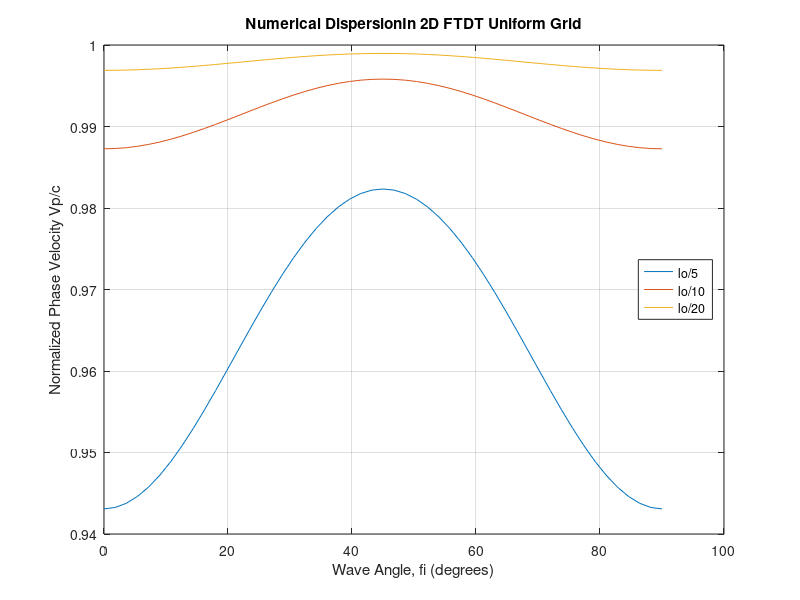
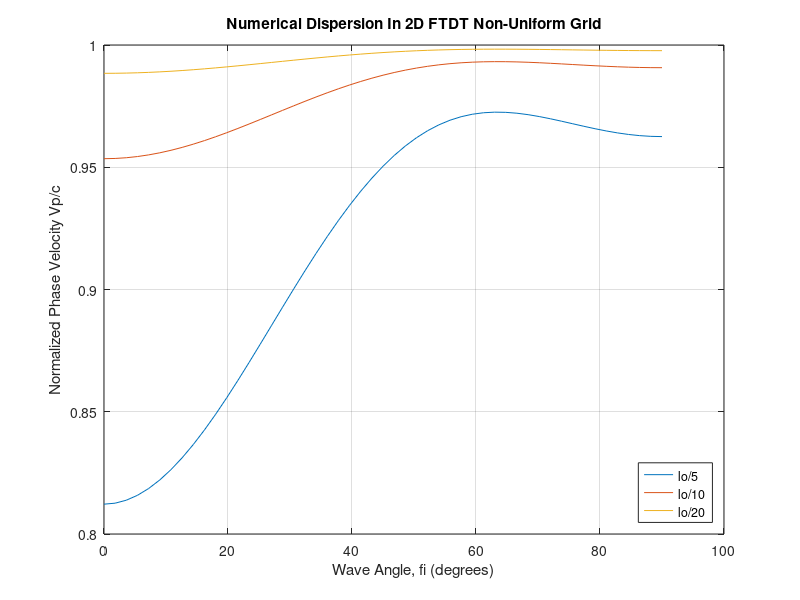

Recreate these plots in MATLAB, in order.
clc; clear; clf;

for num=1:2                   
    
 if (num==1)                    %first part with dx=dy
  lo=1;                         %wave length
  fi=0:pi/100:pi/2;             %calculate angle aray from 0 to pi/2 with step pi/100
  Nl=[5 10 20];
  deltax=lo./Nl;                %calculate dx, step of x axes , dx=dy
  
 K=zeros(length(fi),3);         %array for every final K, after Newton - Raphson 
 Vp=zeros(length(fi),3);        %array for wave velocity 
 normalize=zeros(length(fi),3); %array for normalization wave velocity 
  for j=1:3
    
   c=1;
   dt=(deltax(j)*deltax(j))/2*c; %calculate dt, for stabillity system  
   omega=(2*pi*c)/lo;            %calculate omega
   S=0.5;                        %factor stability,  S=cdt/dx  

   k=2*pi;                       %start value for Newton Raphson Method
   N=3;                          %times for calculate k for Newton Raphson
   
                                 %calculate array A,B and C from 4.16b in A. Taflove and S.C Hagness,
                                 %Computational Electrodynamics. The
                                 %Finite-Difference Time-Domain Method, 2nd edition, 
   A=deltax(j)*cos(fi)/2;        %Artech House Inc., Norwood,2000 
   B=deltax(j)*sin(fi)/2;
   C=(1/S^2)*(sin(pi*S/Nl(j)))^2;
    
   %Newton Raphson method 4.16a in A. Taflove and S.C Hagness,
   %Computational Electrodynamics. The
   %Finite-Difference Time-Domain Method, 2nd edition, 
   %Artech House Inc., Norwood,2000 
   %UNIFORM GRID

    for i=1:N
      k=k - ((sin(A.*k)).^2+(sin(B.*k)).^2-C)./(A.*sin(2.*A.*k)+B.*sin(2.*B.*k));
        
    end

  K(:,j)=k;
  Vp(:,j)=(2*pi*c)./K(:,j);
  normalize(:,j)=Vp(:,j)./c;

  end
%figure_1 Uniform Grid
  
 fidegree=fi.*(180/pi);

 figure(1)
 plot(fidegree,normalize(:,1),'-')
 hold on
 plot(fidegree,normalize(:,2),'-')
 plot(fidegree,normalize(:,3),'-')
 title("Numerical DispersionIn 2D FTDT Uniform Grid")
 xlabel("Wave Angle, fi (degrees)")
 ylabel("Normalized Phase Velocity Vp/c")
 legend({'lo/5','lo/10','lo/20'},'Location','east')
 grid on

end 

if (num==2)   %case 2 => dy=dx/2
    
 deltay=deltax./2;
 
 S=0.5;
  for j=1:3   %calculate k with Newton Raphson from the eq.4.20
              %Stephen D. Gedney University of Kentucky
              %Introduction to the Finite-Difference Time-Domain (FDTD)
              %Method for Electromagnetics
              % UN-UNIFORM GRID
         
  
     for ang=1:length(fi)
       k=2*pi;  
       A=(1/deltax(j)^2)*sin(k*cos(fi(ang))*deltax(j)/2)^2;
       B=(1/deltay(j)^2)*sin(k*sin(fi(ang))*deltay(j)/2)^2;
       C=(1/(S*deltay(j))^2)*(sin(pi/lo*S*deltay(j)))^2;
       D=(cos(fi(ang))/(2*deltax(j)))*sin(k*cos(fi(ang))*deltax(j));
       E=(sin(fi(ang))/(2*deltay(j)))*sin(k*sin(fi(ang))*deltay(j));
       
        for i=1:N
           k=k - (A+B-C)/(D+E);
        end
 
    K(ang,j)=k;

     end 

   Vp(:,j)=omega./K(:,j);
   normalize(:,j)=Vp(:,j)./c;

  end
  
  %figure_2 Non-Uniform Grid

  figure(2)
  plot(fidegree,normalize(:,1),'-')
  hold on
  plot(fidegree,normalize(:,2),'-')
  plot(fidegree,normalize(:,3),'-')
  title("Numerical Dispersion In 2D FTDT Non-Uniform Grid")
  xlabel("Wave Angle, fi (degrees)")
  ylabel("Normalized Phase Velocity Vp/c")
  legend({'lo/5','lo/10','lo/20'},'Location','southeast')
  grid on
  
 end

end    
    
    

